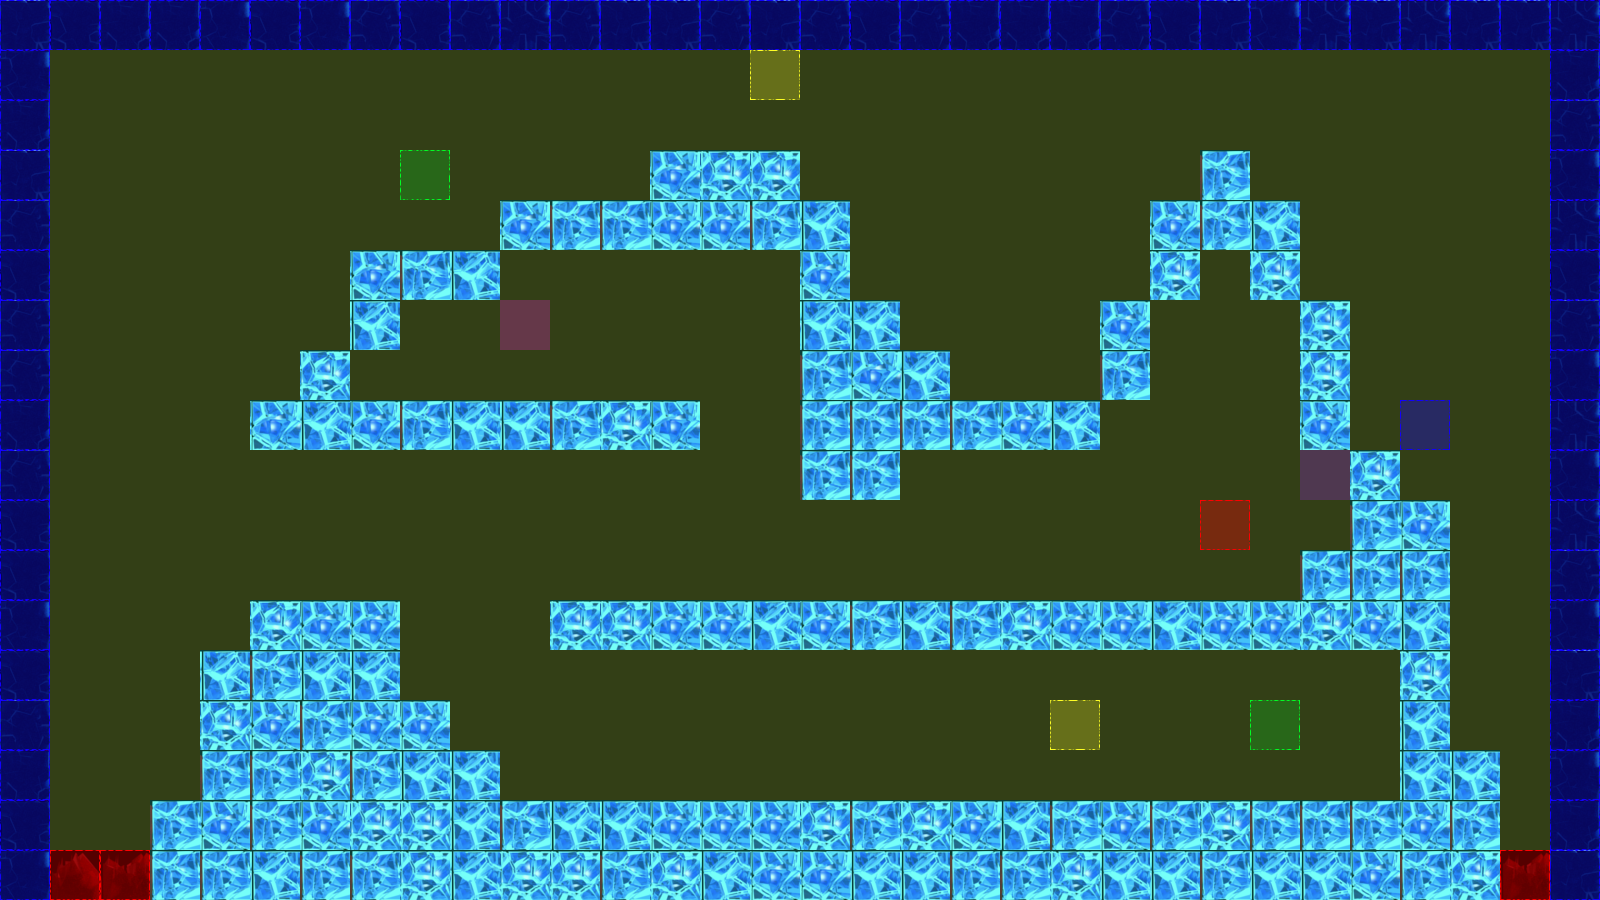

This game map was drawn from its Tiled (.tmx) file and the tilesets committed beside it. A one-line description and the trimmed map source follow:
An orthogonal 32x18 tile map with 50x50 px tiles, 3 tile layers (terrain, collision, event), 2 tilesets.

<map version="1.0" orientation="orthogonal" renderorder="left-up" width="32" height="18" tilewidth="50" tileheight="50" nextobjectid="3">
 <tileset firstgid="1" name="frozenPlainsTile" tilewidth="50" tileheight="50" tilecount="50" columns="10">
  <image source="tiles/iceTile.png" width="500" height="251" />
 </tileset>
 <tileset firstgid="51" name="collisionTile" tilewidth="50" tileheight="50" tilecount="12" columns="3">
  <image source="tiles/collisionTile.png" width="150" height="200" />
 </tileset>
 <layer name="terrain" width="32" height="18">
  <data>[576 cells, 218 non-empty, 12 distinct tile ids]</data>
 </layer>
 <layer name="collision" width="32" height="18">
  <data>[576 cells, 576 non-empty, 4 distinct tile ids]</data>
 </layer>
 <layer name="event" width="32" height="18">
  <data>[576 cells, 8 non-empty, 6 distinct tile ids]</data>
 </layer>
</map>
